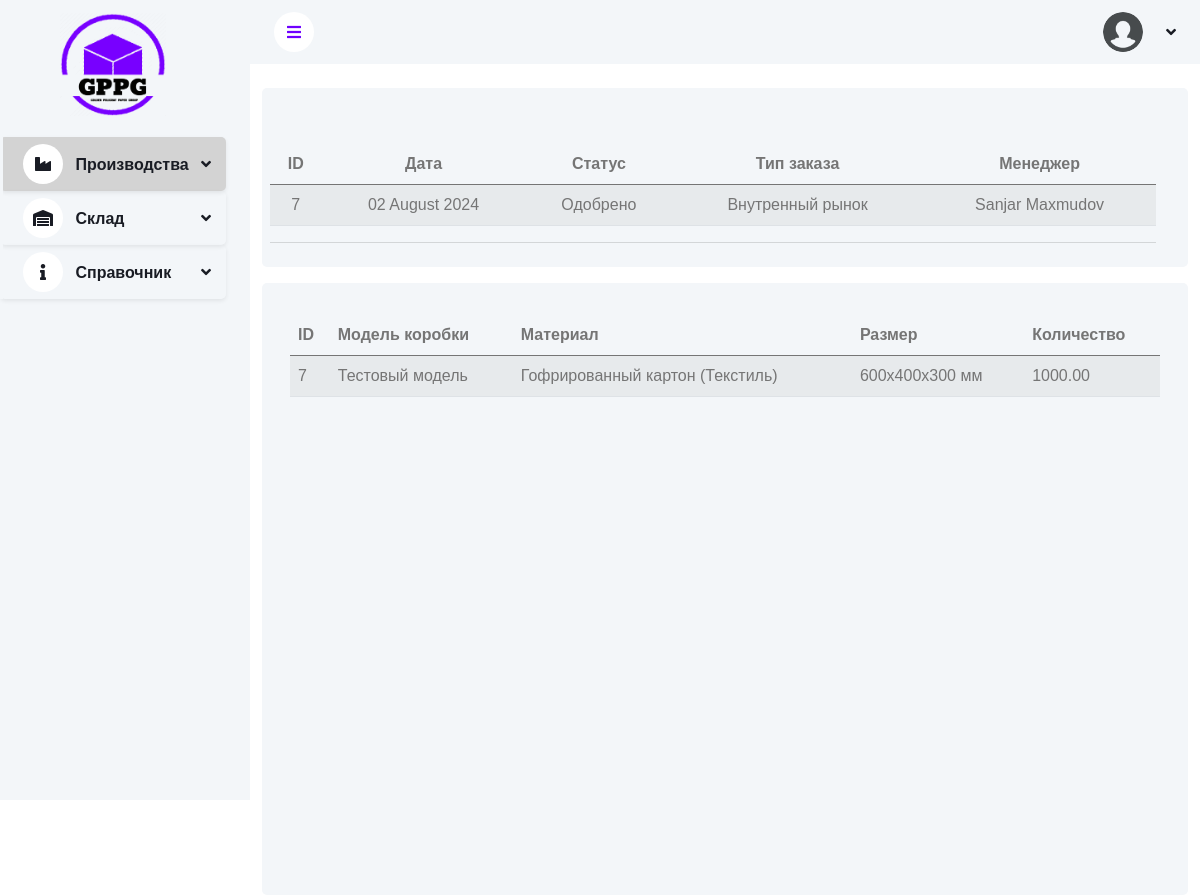
The page /production/box-order/7/detail/ on the database its author committed.
### apps/production/models.py (models this page shows, shortened)
class BoxOrder(BaseModel):
	class BoxOrderStatus(models.TextChoices):
		ACCEPT = 'Одобрено', 'Одобрено'
		REJECT = 'Отклонено', 'Отклонено'
		NEW = 'НОВАЯ', 'НОВАЯ'
	class BoxTypeOrder(models.TextChoices):
		SAMPLE = 'Образец', 'Образец'
		EXPORT = 'Экспорт', 'Экспорт'
		INTERNAL_MARKET = 'Внутренный рынок', 'Внутренный рынок'
		SERVICE = 'Услуга', 'Услуга'
	data = models.DateField(editable=True, verbose_name="Дата")
	customer = models.ForeignKey(Firm, models.SET_NULL, verbose_name="Клиент", null=True)
	buyer = models.ForeignKey(Firm, models.SET_NULL, related_name='buyers', verbose_name="Покупатель", null=True)
	status = models.CharField(choices=BoxOrderStatus.choices, default=BoxOrderStatus.NEW, null=True, blank=True,
							  max_length=20, verbose_name="Статус")
	type_order = models.CharField(max_length=100, choices=BoxTypeOrder.choices, verbose_name="Тип заказа")
	specification = models.ForeignKey(Specification, on_delete=models.SET_NULL, null=True, verbose_name="Спецификация")
	manager = models.ForeignKey(CustomUser, on_delete=models.CASCADE, null=True, blank=True, verbose_name="Менеджер")
	date_of_production = models.DateField(editable=True, verbose_name="Дата производства")
	class Meta:
		verbose_name = "Заказ коробки"
		verbose_name_plural = "Заказы коробок"

class BoxOrderDetail(models.Model):
	box_order = models.ForeignKey(BoxOrder, on_delete=models.CASCADE, verbose_name="Заказ коробки")
	box_model = models.ForeignKey(BoxModel, on_delete=models.CASCADE, verbose_name="Модель коробки")
	amount = models.DecimalField(max_digits=10, decimal_places=2, validators=[MinValueValidator(0)],
								 verbose_name="Количество")
	class Meta:
		verbose_name = "Детали заказа коробки"
		verbose_name_plural = "Детали заказов коробок"

class BoxModel(BaseModel):
	CLOSURE_TYPE_CHOICES = (
		(1, "Склейка"),
		(2, "Клапаны"),
		(3, "Автозамок"),
		(4, "Скобы"),
		(5, "Ленты или бандероли"),
		(6, "Крючки или зажимы"),
		(7, "Вкладыш"),
		(8, "Магниты"),
	)
	ADDITIONAL_PROPERTIES_CHOICES = (
		(1, "Влагостойкость"),
		(2, "Устойчивость к воздействию"),
		(3, "Экологичность"),
		(4, "Теплоизоляция"),
		(5, "Антистатические свойства"),
	)
	LAYER_CHOICES = (
		(3, '3 слоя'),
		(5, '5 слоев'),
	)
	name = models.CharField(max_length=100, unique=True, verbose_name="Название")
	material = models.ForeignKey(Material, on_delete=models.CASCADE, related_name='box_models', verbose_name="Материал")
	additional_materials = models.ManyToManyField(Material, related_name='additional_box_models', blank=True,
												  verbose_name="Дополнительные материалы")
	photo = models.ImageField(
		upload_to='box_photos',
		default='box_photos/box_foto.png',
		validators=[FileExtensionValidator(allowed_extensions=['jpg', 'jpeg', 'png', 'heic'])],
		verbose_name="Изображение"
	)
	box_size = models.ForeignKey(BoxSize, on_delete=models.SET_NULL,
								 blank=True, null=True, related_name='box_models_with_size',
								 verbose_name="Размер коробки")
	box_type = models.ForeignKey(BoxType, on_delete=models.SET_NULL,
								 blank=True, null=True, related_name='box_models_with_type',
								 verbose_name="Тип коробки")
	closure_type = models.IntegerField(choices=CLOSURE_TYPE_CHOICES, verbose_name="Тип замыкания", blank=True,
									   null=True)
	additional_properties = models.IntegerField(choices=ADDITIONAL_PROPERTIES_CHOICES, blank=True, null=True,
												verbose_name="Дополнительные свойства")
	max_load = models.CharField(max_length=50, blank=True, null=True, verbose_name="Максимальная нагрузка")
	color = models.CharField(max_length=50, blank=True, null=True, verbose_name="Цвет")
	comment = models.TextField(blank=True, null=True, verbose_name="Комментарий")
	grams_per_box = models.DecimalField(max_digits=10, decimal_places=2, blank=True, null=True,
										verbose_name="Грамм на одну коробку")
	format = models.IntegerField(choices=FORMAT_CHOICES, verbose_name="Формат", null=True, blank=True, default=90)
	layers = models.IntegerField(choices=LAYER_CHOICES, default=3, verbose_name="Количество слоев")
	class Meta:
		ordering = ['-created_time']
		verbose_name = "Модель коробки"
		verbose_name_plural = "Модели коробок"
	def __str__(self):
		return self.name

### apps/users/models.py (models this page shows)
class CustomUser(AbstractUser, PermissionsMixin):
    is_director = models.BooleanField(default=False)
    photo = models.ImageField(upload_to='employee_photos', default='default-profile__picture.jpg')
    groups = models.ManyToManyField(Group, related_name='custom_user_groups', blank=True, verbose_name='groups')
    user_permissions = models.ManyToManyField(Permission, related_name='custom_user_permissions', blank=True,
                                              verbose_name='user permissions')
    def get_full_name(self):
        return f"{self.first_name} {self.last_name}"
    def __str__(self):
        return self.get_full_name()

### apps/info/models.py (models this page shows, shortened)
class Material(BaseModel):
	UNIT_CHOICES = (
		('sht', 'шт'),
		('sm', 'см'),
		('mm', 'мм'),
		('kg', 'кг'),
		('litr', 'л'),
	)
	TYPE_MATERIAL_CHOICES = (
		('material', 'Материал'),
		('ready_material', 'Готовый продукт	')
	)
	code = models.CharField(max_length=100, unique=True, null=True, blank=True, verbose_name="Код")
	name = models.CharField(max_length=100, unique=True, verbose_name="Название")
	material_group = models.ForeignKey('MaterialGroup', on_delete=models.CASCADE, verbose_name="Группа материала")
	special_group = models.ForeignKey('MaterialSpecialGroup', on_delete=models.CASCADE, null=True, blank=True,
									  verbose_name="Специальная группа")
	brand = models.ForeignKey('Brand', on_delete=models.SET_NULL, null=True, blank=True, verbose_name="Бренд")
	material_type = models.ForeignKey(MaterialType, on_delete=models.CASCADE, default=5, max_length=100,
									  null=True, blank=True,
									  verbose_name="Тип материала")
	material_thickness = models.FloatField(verbose_name="Плотность(Г/м2)", null=True, blank=True)
	unit_of_measurement = models.CharField(max_length=10, choices=UNIT_CHOICES, default=None,
										   verbose_name="Единица измерения")
	type_material = models.CharField(max_length=20, choices=TYPE_MATERIAL_CHOICES, default="material", null=True,
									 blank=True)
	norm = models.DecimalField(
		max_digits=10,
		decimal_places=3,
		null=True,
		blank=True,
		verbose_name="Норма для 1 м2",
		validators=[MinValueValidator(0)]
	)
	photo = models.ImageField(
		upload_to='box_photos',
		default='box_photos/no-image.png',
		validators=[FileExtensionValidator(allowed_extensions=['jpg', 'jpeg', 'png', 'heic'])],
		verbose_name="Изображение"
	)
	def __str__(self):
		return self.name
	class Meta:
		verbose_name = "Материал"
		verbose_name_plural = "Материалы"

class BoxSize(BaseModel):
	name = models.CharField(max_length=100, null=True, blank=True, verbose_name="Название")
	width = models.PositiveIntegerField(verbose_name="Ширина")
	height = models.PositiveIntegerField(verbose_name="Высота")
	length = models.PositiveIntegerField(verbose_name="Длина")
	def __str__(self):
		return f"{self.length}x{self.width}x{self.height} мм"
	class Meta:
		verbose_name = "Размер коробки"
		verbose_name_plural = "Размеры коробок"

### apps/production/views.py (the view, shortened to what this page needs)
# urls.py: path('box-order/<int:pk>/detail/', BoxOrderDetailView.as_view(), name='box-order-detail'),
class BoxOrderDetailView(DetailView):
	model = BoxOrder
	template_name = 'production/box_order_detail.html'
	context_object_name = 'box_order'
	form_class = ProductionOrderForm
	def get(self, request, *args, **kwargs):
		box_order = self.get_object()
		order_details = box_order.boxorderdetail_set.all()
		form = self.form_class()
		return render(request, self.template_name, {
			self.context_object_name: box_order,
			'order_details': order_details,
			'form': form
		})

### apps/production/models.py (called while the page is built)
	def __str__(self):
		return self.name

### templates/production/box_order_detail.html (shortened to what this page needs)
{% extends 'base.html' %}
{% load static %}
{% block content %}
    <div class="container-fluid pt-4 px-4">
        <div class="row g-4">
            <div class="col-sm-12">
                <div class="">
                    <div class="row bg-light rounded mb-3 p-2">
                        <div class="row ">
                            <table class="table table-striped mt-3 text-center">
                                <thead class="p-3">
                                <tr>
                                    <th scope="col">ID</th>
                                    <th scope="col">Дата</th>
                                    <th scope="col">Статус</th>
                                    <th scope="col">Тип заказа</th>
                                    <th scope="col">Менеджер</th>
                                </tr>
                                </thead>
                                <tbody id="order_details_table" class="">
                                <tr>
                                    <td>{{ box_order.id }}</td>
                                    <td>{{ box_order.date_of_production|date:"d F Y" }}</td>
                                    <td>{{ box_order.get_status_display }}</td>
                                    <td>{{ box_order.type_order }}</td>
                                    <td>{{ box_order.manager }}</td>
                                </tr>
                                </tbody>
                            </table>
                            <hr>
                        </div>
                    </div>
                    <div class="row p-3 bg-light rounded">
                        <div style="height: 580px; overflow: scroll">
                            <table class="table table-striped mt-3 ">
                                <thead class="p-3">
                                <tr>
                                    <th scope="col">ID</th>
                                    <th scope="col">Модель коробки</th>
                                    <th scope="col">Материал</th>
                                    <th scope="col">Размер</th>
                                    <th scope="col">Количество</th>
                                </tr>
                                </thead>
                                <tbody id="order_details_table">
                                {% for detail in order_details %}
                                    <tr>
                                        <td>{{ detail.id }}</td>
                                        <td>{{ detail.box_model }}</td>
                                        <td>{{ detail.box_model.material }}</td>
                                        <td>{{ detail.box_model.box_size }}</td>
                                        <td>{{ detail.amount }}</td>
                                    </tr>
                                {% endfor %}
                                </tbody>
                            </table>
                        </div>
                    </div>
                </div>
            </div>
        </div>
    </div>
{% endblock %}

### static/css/style.css (style rules this page uses)
:root { --primary: #6f00ff; --light: #F3F6F9; --dark: #191C24; }

### rows shown on the page
BoxOrder: id "7", date_of_production "02 August 2024", status "Одобрено", type_order "Внутренный рынок", manager "Sanjar Maxmudov"
BoxOrderDetail: id "7", box_model "Тестовый модель", box_model.material "Гофрированный картон (Текстиль)", box_model.box_size "600x400x300 мм", amount "1000.00"
